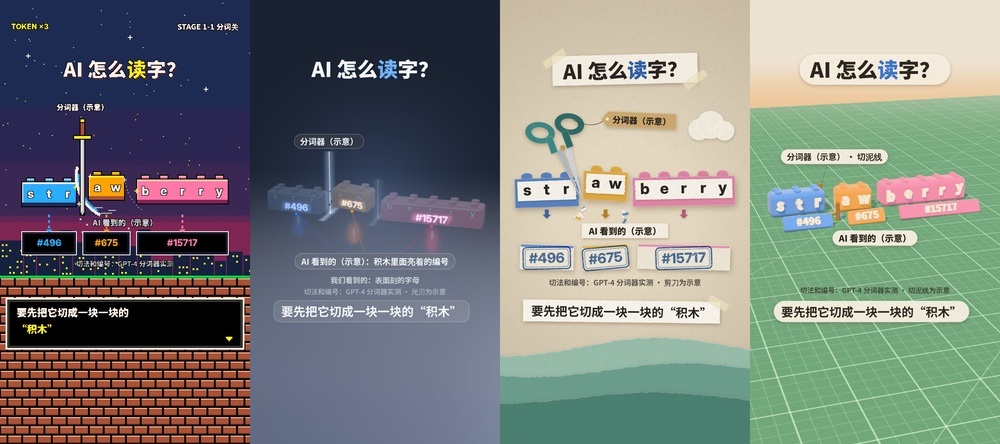
#> input picture episodes/ai-linghun/01-strawberry/styles/compare.jpg, 1000 x 444 px, shrunk from 2160 x 960 before the run
$ python frame_stats.py ../episodes/ai-linghun/01-strawberry/styles/compare.jpg
#> lines starting #> are read from the running program, lines starting #| are printed output that depends on the picture
#!/usr/bin/env python3
"""测画面亮度和色度（「3D 镜头语法」里「微观世界的样子」「工序台的样子」两条用）。

用法：
  python3 tools/frame_stats.py <图片或视频> [秒 ...] [--crop 宽:高:x:y]
  - 图片：直接测；视频：在给定秒数抽帧测（不给秒数就测第 0 秒）。
  - --crop：先裁剪再测（测录屏时用它去掉浏览器界面）。
输出：
  - 平均亮度（Rec.709，0–1）、5% / 95% 分位亮度；
  - 平均色度 C = max(R,G,B) − min(R,G,B)（0–1）。规则里的阈值用这个；
    它不会像 HSV 的 S 那样在暗像素上被放大（近黑的深蓝 S 很高，C 很低）；
  - 仅作参考：V > 0.2 的像素的 HSV 饱和度（V 不是亮度，深蓝也可能算进去）；
  - 5 个主色。
"""
import sys, os, subprocess, tempfile, shutil
import numpy as np
from PIL import Image

def stats(im):
    a = np.asarray(im.convert('RGB'), dtype=np.float32) / 255
    lum = 0.2126 * a[..., 0] + 0.7152 * a[..., 1] + 0.0722 * a[..., 2]
    mx, mn = a.max(axis=2), a.min(axis=2); chroma = mx - mn
    bright = mx > 0.2; s_bright = float((chroma[bright] / mx[bright]).mean()) if bright.any() else 0.0
    cols = sorted(im.convert('RGB').quantize(5).convert('RGB').getcolors(), reverse=True)[:5]
    return lum.mean(), np.percentile(lum, 5), np.percentile(lum, 95), chroma.mean(), s_bright, ['#%02x%02x%02x' % c for _, c in cols]

def main():
    args = sys.argv[1:]
    if not args or args[0] in ('-h', '--help'):
        print(__doc__); sys.exit(0 if args else 1)
    crop = None
    if '--crop' in args:
        i = args.index('--crop')
        try: w, h, x, y = map(int, args[i + 1].split(':'))
        except (IndexError, ValueError): sys.exit('--crop 要写成 宽:高:x:y，例如 --crop 640:360:0:20')
        if w <= 0 or h <= 0 or x < 0 or y < 0: sys.exit('--crop 的宽高要大于 0，x、y 不能为负')
        crop = (x, y, x + w, y + h); del args[i:i + 2]
        if not args: sys.exit('缺少图片或视频路径')
    src, ts = args[0], args[1:]
    if not os.path.exists(src): sys.exit(f'找不到文件：{src}')
    items = []
    if src.lower().endswith(('.png', '.jpg', '.jpeg', '.webp')):
        items.append((src, Image.open(src)))
    else:
        tmp = tempfile.mkdtemp()
        try:
            for t in ts or ['0']:
                p = os.path.join(tmp, f'{t}.png')
                r = subprocess.run(['ffmpeg', '-nostdin', '-v', 'error', '-y', '-ss', t, '-i', src, '-frames:v', '1', p])
                if r.returncode != 0 or not os.path.exists(p): sys.exit(f'抽帧失败：{src} 第 {t} 秒')
                items.append((f'{src}@{t}s', Image.open(p).copy()))
        finally:
            shutil.rmtree(tmp, ignore_errors=True)
    for name, im in items:
        if crop:
            if crop[0] < 0 or crop[1] < 0 or crop[2] > im.width or crop[3] > im.height:
                sys.exit(f'裁剪框 {crop} 超出画面 {im.width}×{im.height}')
            im = im.crop(crop)
        m, lo, hi, c, sb, cols = stats(im)
        print(f'{name}  平均亮度 {m:.2f}  暗部5% {lo:.2f}  亮部95% {hi:.2f}  平均色度 {c:.2f}  V>0.2 像素的饱和度（仅参考） {sb:.2f}  主色 {cols}')
#> this loop made 1 pass
#> (s_bright in stats, m, lo, hi, c, sb, cols) on pass 1: (0.312, 0.496, 0.109, 0.897, 0.16, 0.312, ['#1c2137', '#83aa8d', '#69606a', '#d8c1a9', '#ece3d2'])
#| ../episodes/ai-linghun/01-strawberry/styles/compare.jpg  平均亮度 0.50  暗部5% 0.11  亮部95% 0.90  平均色度 0.16  V>0.2 像素的饱和度（仅参考） 0.31  主色 ['#1c2137', '#83aa8d', '#69606a', '#d8c1a9', '#ece3d2']
#> pass 1, in stats, `lum = 0.2126 * a[..., 0] + 0.7152 * a[..., 1] + 0.0722 * a[..., 2]`:
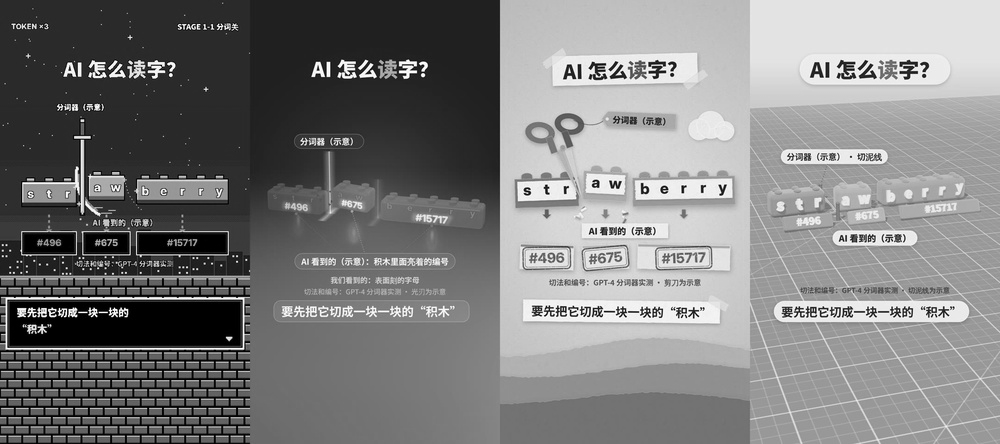
#> lum: shape (444, 1000) float32; min 0, max 1, mean 0.496
#> pass 1, in stats, `mx, mn = (a.max(axis=2), a.min(axis=2))`:
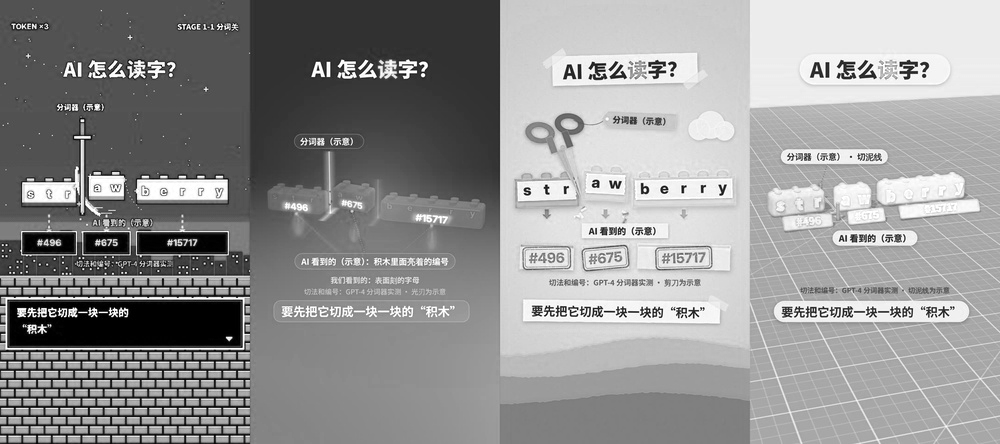
#> mx: shape (444, 1000) float32; min 0, max 1, mean 0.576
#> pass 1, in stats, `mx, mn = (a.max(axis=2), a.min(axis=2))`:
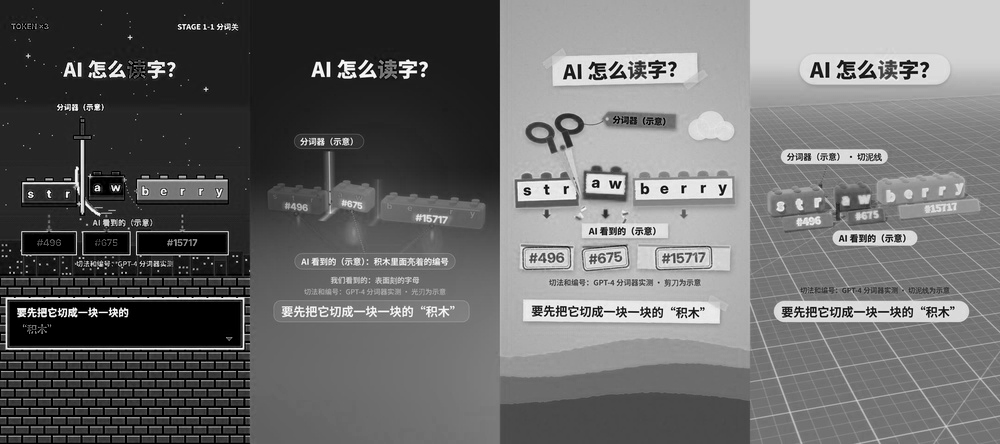
#> mn: shape (444, 1000) float32; min 0, max 1, mean 0.416

if __name__ == '__main__':
    main()
